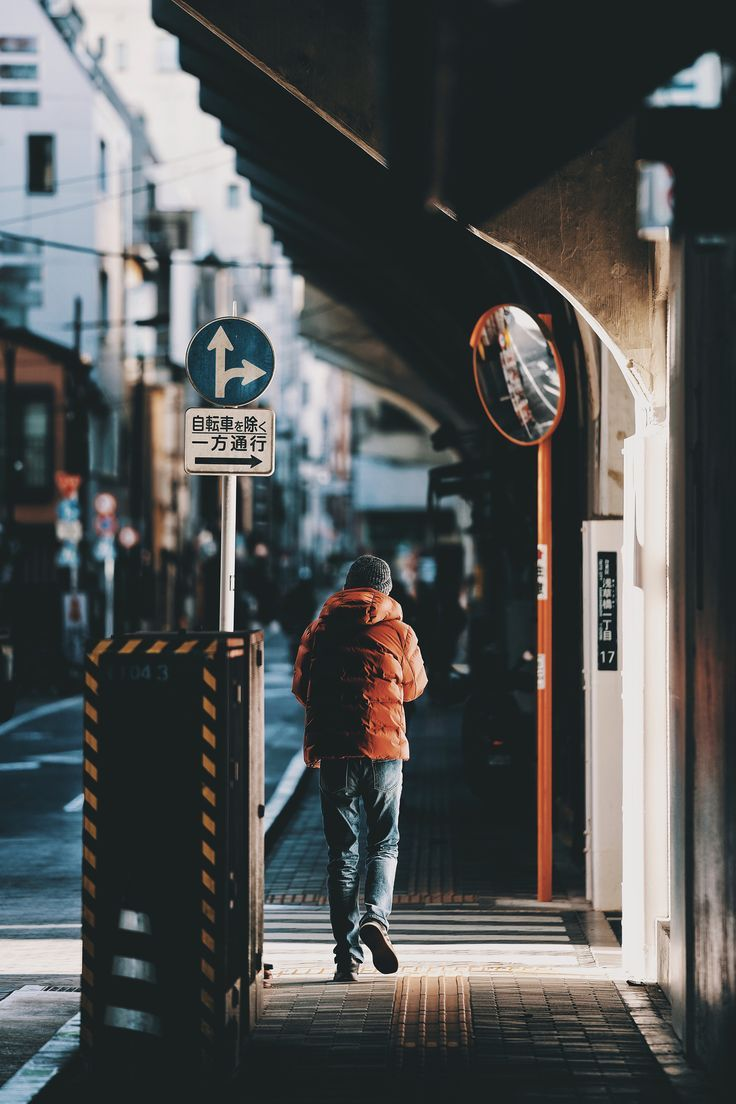
#> input picture img2.jpg, 736 x 1104 px
$ python image_processing.py
#> lines starting #> are read from the running program, lines starting #| are printed output that depends on the picture
from pickletools import uint8

import cv2
import numpy as np
import matplotlib.pyplot as plt


class ImageLoader(object):
    def __init__(self, image_path):
#> called with image_path = 'img2.jpg'
        self.image_data = cv2.imread(image_path)
#> self.image_data is the input picture: shape (1104, 736, 3); mean B, G, R 83.3, 83.6, 81.5
        self.image_rgb = cv2.cvtColor(self.image_data, cv2.COLOR_BGR2RGB)
        self.image_hsv = cv2.cvtColor(self.image_data, cv2.COLOR_BGR2HSV)
#> self.image_hsv: shape (1104, 736, 3); mean H, S, V 73.5, 54.5, 90.9
        self.pixels_rgb = self.image_rgb.reshape(-1,3)
        self.pixels_hsv = self.image_hsv.reshape(-1,3)
    def to_display_shape(self, pixels):
        return pixels.reshape(self.image_data.shape)


class ImageAnalyzer(object):
    #data type for store the information of color been extract from this image. Each single colorProfile object repreasent the information of colors with one certain hue value
    class ColorProfile(object):
        def __init__(self, color_chunk, image_data: ImageLoader):
            self.percentage = len(color_chunk) * 100 / len(image_data.pixels_hsv)

            self.saturation = np.sort(color_chunk[:, 1])
            self.saturation_max = np.max(self.saturation)
            self.saturation_min = np.min(self.saturation)
            self.saturation_mean = np.mean(self.saturation)
            self.saturation_median = np.median(self.saturation)

            self.values = np.sort(color_chunk[:, 2])
            self.value_max = np.max(self.values)
            self.value_min = np.min(self.values)
            self.value_mean = np.mean(self.values)
            self.value_median = np.median(self.values)

    def __init__(self, image_data: ImageLoader):
        self.image_data = image_data
        self.analyze_result = {}
        self.hue_list = []

    # extract all the color on the image and store them in list
    def color_analyzing(self):
        pixels_sorted_by_hue = self.image_data.pixels_hsv[np.argsort(self.image_data.pixels_hsv[:,0])]
        hue_chunk_start = 0
        for hue_chunk_end in range(len(pixels_sorted_by_hue)):
            if pixels_sorted_by_hue[hue_chunk_end, 0] != pixels_sorted_by_hue[hue_chunk_start, 0] :
                hue_chunk = pixels_sorted_by_hue[hue_chunk_start:hue_chunk_end]
                self.analyze_result.update({pixels_sorted_by_hue[hue_chunk_start, 0]:self.ColorProfile(hue_chunk, self.image_data)})
                hue_chunk_start = hue_chunk_end
        self.hue_list = list(self.analyze_result.keys())

    #get palette with some filter rules, only select the median value of each hue existed on the image
    def get_palette(self, percentage=0.01, saturation=0, brightness=0):
#> called with percentage = 0.01, saturation = 35, brightness = 50
        palette = {}
        for key in list(self.analyze_result.keys()):
            color = self.analyze_result[key]
            if color.percentage >= percentage and color.saturation_median >= saturation and color.value_median >= brightness:
                hsv_color = [key, color.saturation_median, color.value_median]
                rgb_color = cv2.cvtColor(np.array([[hsv_color]], dtype=np.uint8), cv2.COLOR_HSV2RGB)
                palette.update({color.percentage: rgb_color[0,0]})
        return palette


# a useful hex code conversion approach able to been used indipendent from color analyzer
def rgb_to_hex(rgb):
    return "#{:02x}{:02x}{:02x}".format(rgb[0], rgb[1], rgb[2])


# for demo only
# Load image and convert to RGB
image = ImageLoader('img2.jpg')
analyze = ImageAnalyzer(image)

analyze.color_analyzing()

palette = analyze.get_palette(percentage=0.01, saturation=35, brightness=50)
percentages = np.sort(list(palette.keys()))

num_colors = len(percentages)  # Number of colors
cols = min(num_colors, 10)  # Max 5 colors per row
rows = (num_colors + cols - 1) // cols  # Compute number of rows needed

fig, axes = plt.subplots(rows, cols, figsize=(cols * 2, rows * 2))  # Adjust figure size

# If only one row, axes may not be a 2D array, so we ensure it’s iterable
axes = np.array(axes).reshape(rows, cols)

for idx, p in enumerate(percentages):
    rgb = palette[p]  # Extract RGB color
    row, col = divmod(idx, cols)  # Calculate grid position

    # Create 10x10 block of the color
    block = np.full((10, 10, 3), rgb, dtype=np.uint8)

    # Plot the block in the corresponding subplot
    axes[row, col].imshow(block)
    axes[row, col].axis("off")  # Hide axis for a cleaner look
    axes[row, col].set_title(f"{p:.2f}% {rgb_to_hex(rgb)}")  # Optional: Show percentage

# Remove empty subplots if the last row isn't full
for i in range(idx + 1, rows * cols):
    fig.delaxes(axes.flatten()[i])

plt.tight_layout()
plt.show()
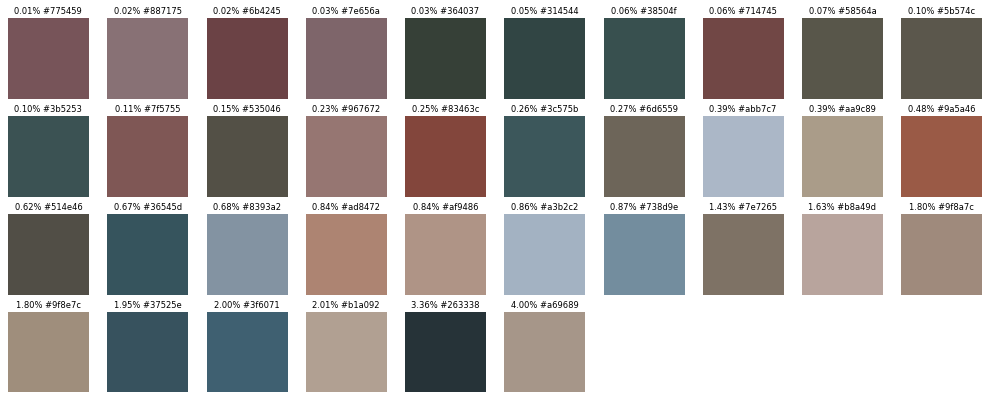
#> figure drawn by matplotlib, 36 panels
